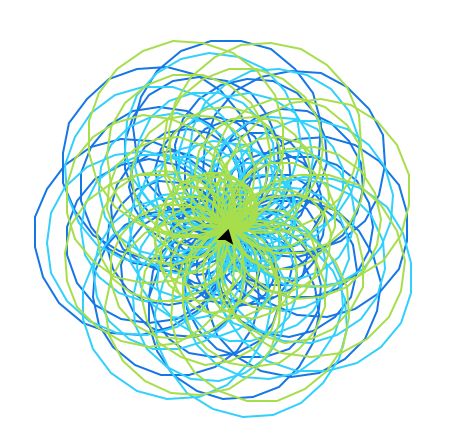

Recreate this plot in Python.
import turtle 
from random import randint 

NUMBER_OF_CIRCLES = 50
NUMBER_OF_GROUPS = 3
SPEED = 0

loadWindow = turtle.Screen()
turtle.speed(SPEED)
turtle.colormode(255)

for i in range(NUMBER_OF_GROUPS):
	r = randint(0,255) 
	g = randint(0,255) 
	b = randint(0,255)
	for i in range(NUMBER_OF_CIRCLES):
		turtle.circle(i)
		turtle.left(i)
		
		turtle.pencolor(r, g, b)


turtle.exitonclick()
